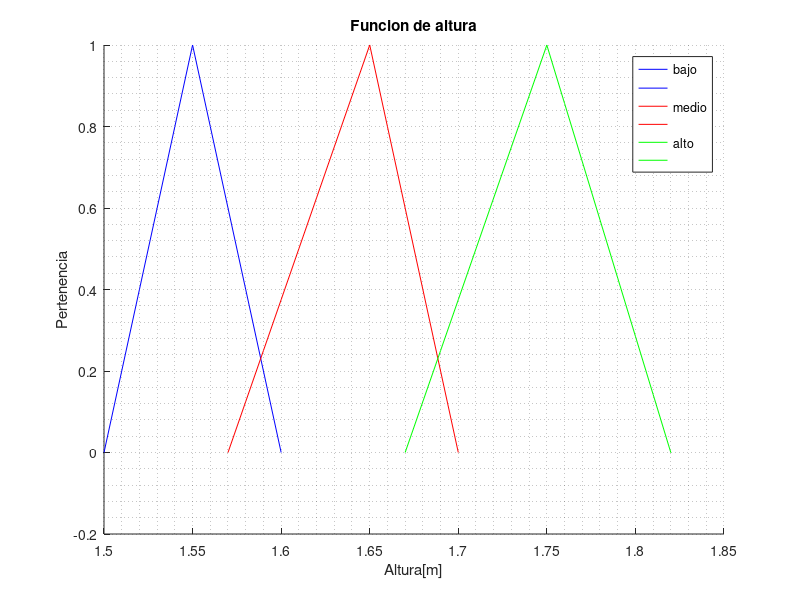

Recreate this plot in MATLAB.
close all; clear all; clc;

%Alturas denominadas
A_b1 = 1.50:0.01:1.55;
A_b2 = 1.55:0.01:1.60;
A_m1 = 1.57:0.01:1.65;
A_m2 = 1.65:0.01:1.70;
A_a1 = 1.67:0.01:1.75;
A_a2 = 1.75:0.01:1.82;

%Funcion 
f_b1 = 20*A_b1-30;
f_b2 = -20*A_b2+32;
f_m1 = 12.5*A_m1-19.625;
f_m2 = -20*A_m2+34;
f_a1 = 12.5*A_a1-20.875;
f_a2 = -14.286*A_a2+26;

%Grafica de las funciones
figure("Name",'valores alturas');
hold on;
plot(A_b1,f_b1,'b',A_b2,f_b2,'b');
plot(A_m1,f_m1,'r',A_m2,f_m2,'r');
plot(A_a1,f_a1,'g',A_a2,f_a2,'g');
grid minor;
legend('bajo','','medio','','alto','');
title('Funcion de altura');
xlabel('Altura[m]');ylabel('Pertenencia');

